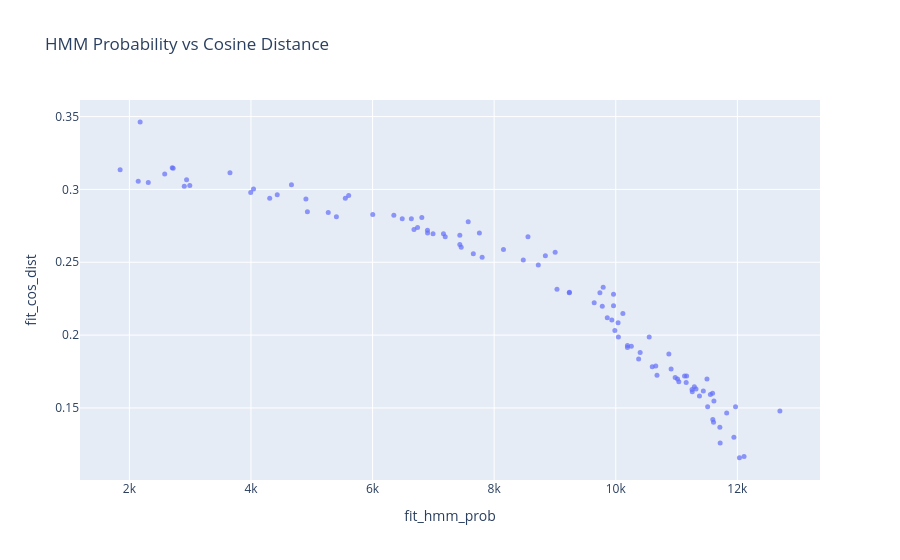

The notebook cell this image was saved under:
### Code cell
fig = go.Figure(go.Scatter(
    x=df["fit_hmm_prob"].to_numpy(),
    y=df["fit_cos_dist"].to_numpy(),
    mode="markers",
    marker=dict(size=5, opacity=0.7),
))

fig.update_layout(
    title="HMM Probability vs Cosine Distance",
    xaxis_title="fit_hmm_prob",
    yaxis_title="fit_cos_dist",
)
fig.show()
